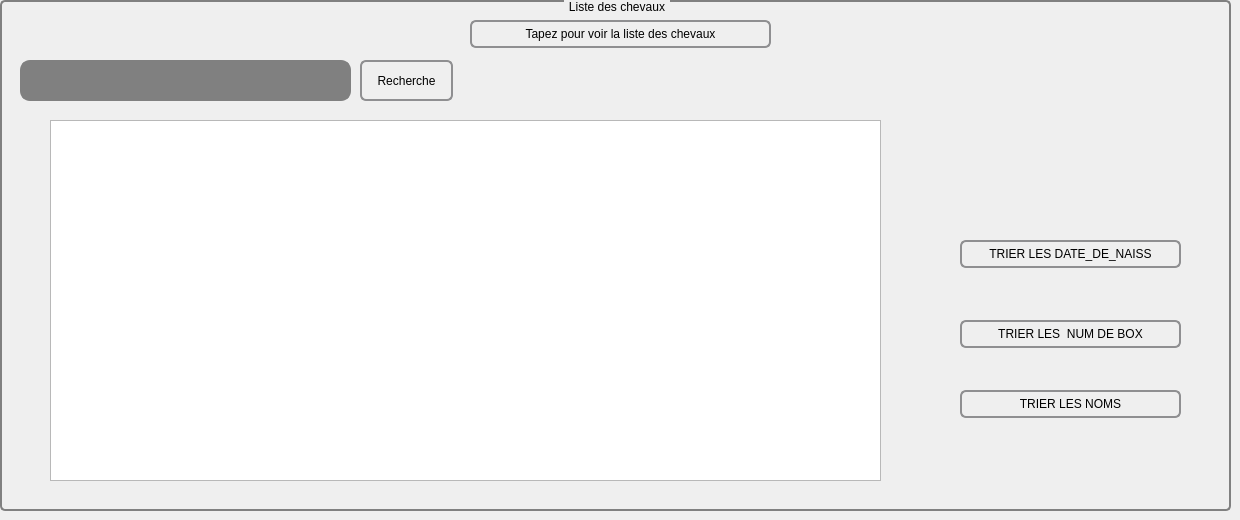
        <widget class="QWidget" name="tab_4">
         <attribute name="title">
          <string>Afficher </string>
         </attribute>
         <widget class="QGroupBox" name="groupBox_7">
          <property name="geometry">
           <rect>
            <x>0</x>
            <y>0</y>
            <width>1231</width>
            <height>511</height>
           </rect>
          </property>
          <property name="styleSheet">
           <string notr="true">QGroupBox {
    background-color: qlineargradient(x1: 0, y1: 0, x2: 0, y2: 1,
                                      stop: 0 #E0E0E0, stop: 1 #FFFFFF);
    border: 2px solid gray;
    border-radius: 5px;
    margin-top: 1ex; /* leave space at the top for the title */
}

QGroupBox::title {
    subcontrol-origin: margin;
    subcontrol-position: top center; /* position at the top center */
    padding: 0 3px;
    background-color: qlineargradient(x1: 0, y1: 0, x2: 0, y2: 1,
                                      stop: 0 #FF0ECE, stop: 1 #FFFFFF);
}

</string>
          </property>
          <property name="title">
           <string>Liste des chevaux</string>
          </property>
          <widget class="QPushButton" name="QUITTER_2">
           <property name="geometry">
            <rect>
             <x>1150</x>
             <y>530</y>
             <width>93</width>
             <height>28</height>
            </rect>
           </property>
           <property name="styleSheet">
            <string notr="true">QPushButton {
    border: 2px solid #8f8f91;
    border-radius: 6px;
    background-color: qlineargradient(x1: 0, y1: 0, x2: 0, y2: 1,
                                      stop: 0 #f6f7fa, stop: 1 #dadbde);
    min-width: 80px;
}

QPushButton:pressed {
    background-color: qlineargradient(x1: 0, y1: 0, x2: 0, y2: 1,
                                      stop: 0 #dadbde, stop: 1 #f6f7fa);
}

QPushButton:flat {
    border: none; /* no border for a flat push button */
}

QPushButton:default {
    border-color: navy; /* make the default button prominent */
}</string>
           </property>
           <property name="text">
            <string>QUITTER</string>
           </property>
          </widget>
          <widget class="QPushButton" name="afficher_cheval">
           <property name="geometry">
            <rect>
             <x>470</x>
             <y>20</y>
             <width>301</width>
             <height>28</height>
            </rect>
           </property>
           <property name="styleSheet">
            <string notr="true">QPushButton {
    border: 2px solid #8f8f91;
    border-radius: 6px;
    background-color: qlineargradient(x1: 0, y1: 0, x2: 0, y2: 1,
                                      stop: 0 #f6f7fa, stop: 1 #dadbde);
    min-width: 80px;
}

QPushButton:pressed {
    background-color: qlineargradient(x1: 0, y1: 0, x2: 0, y2: 1,
                                      stop: 0 #dadbde, stop: 1 #f6f7fa);
}

QPushButton:flat {
    border: none; /* no border for a flat push button */
}

QPushButton:default {
    border-color: navy; /* make the default button prominent */
}</string>
           </property>
           <property name="text">
            <string>Tapez pour voir la liste des chevaux</string>
           </property>
          </widget>
          <widget class="QPushButton" name="recherche_chev">
           <property name="geometry">
            <rect>
             <x>360</x>
             <y>60</y>
             <width>93</width>
             <height>41</height>
            </rect>
           </property>
           <property name="styleSheet">
            <string notr="true">QPushButton {
	
	
    border: 2px solid #8f8f91;
    border-radius: 6px;
    background-color: qlineargradient(x1: 0, y1: 0, x2: 0, y2: 1,
                                      stop: 0 #f6f7fa, stop: 1 #dadbde);
    min-width: 80px;
}

QPushButton:pressed {
    background-color: qlineargradient(x1: 0, y1: 0, x2: 0, y2: 1,
                                      stop: 0 #dadbde, stop: 1 #f6f7fa);
}

QPushButton:flat {
    border: none; /* no border for a flat push button */
}

QPushButton:default {
    border-color: navy; /* make the default button prominent */
}</string>
           </property>
           <property name="text">
            <string>Recherche</string>
           </property>
           <property name="icon">
            <iconset resource="imagee.qrc">
             <normaloff>:/recherche.png</normaloff>:/recherche.png</iconset>
           </property>
          </widget>
          <widget class="QPushButton" name="PUSH_BUTTON_TRI_DATE_NAISS">
           <property name="geometry">
            <rect>
             <x>960</x>
             <y>240</y>
             <width>221</width>
             <height>28</height>
            </rect>
           </property>
           <property name="styleSheet">
            <string notr="true">QPushButton {
	font: 10pt &quot;MS Shell Dlg 2&quot;;
	font: 6pt &quot;MS Shell Dlg 2&quot;;
    border: 2px solid #8f8f91;
    border-radius: 6px;
    background-color: qlineargradient(x1: 0, y1: 0, x2: 0, y2: 1,
                                      stop: 0 #f6f7fa, stop: 1 #dadbde);
    min-width: 80px;
}

QPushButton:pressed {
    background-color: qlineargradient(x1: 0, y1: 0, x2: 0, y2: 1,
                                      stop: 0 #dadbde, stop: 1 #f6f7fa);
}

QPushButton:flat {
    border: none; /* no border for a flat push button */
}

QPushButton:default {
    border-color: navy; /* make the default button prominent */
}</string>
           </property>
           <property name="text">
            <string>TRIER LES DATE_DE_NAISS</string>
           </property>
           <property name="icon">
            <iconset resource="imagee.qrc">
             <normaloff>:/tri.png</normaloff>:/tri.png</iconset>
           </property>
          </widget>
          <widget class="QLineEdit" name="lineEdit_recherche">
           <property name="geometry">
            <rect>
             <x>20</x>
             <y>60</y>
             <width>331</width>
             <height>41</height>
            </rect>
           </property>
           <property name="styleSheet">
            <string notr="true">QLineEdit {
    border: 2px solid gray;
    border-radius: 10px;
    padding: 0 8px;
    background: grey;
    selection-background-color: darkgray;
}
</string>
           </property>
          </widget>
          <widget class="QTableView" name="tableView_2">
           <property name="geometry">
            <rect>
             <x>50</x>
             <y>120</y>
             <width>831</width>
             <height>361</height>
            </rect>
           </property>
           <property name="styleSheet">
            <string notr="true">QTableView {
    selection-background-color: qlineargradient(x1: 0, y1: 0, x2: 0.5, y2: 0.5,
                                stop: 0 #FF92BB, stop: 1 white);
}
</string>
           </property>
          </widget>
          <widget class="QPushButton" name="pushButton_TRI_NUM_BOX">
           <property name="geometry">
            <rect>
             <x>960</x>
             <y>320</y>
             <width>221</width>
             <height>28</height>
            </rect>
           </property>
           <property name="styleSheet">
            <string notr="true">QPushButton {
	font: 11pt &quot;MS Shell Dlg 2&quot;;
	font: 10pt &quot;MS Shell Dlg 2&quot;;
	font: 6pt &quot;MS Shell Dlg 2&quot;;
    border: 2px solid #8f8f91;
    border-radius: 6px;
    background-color: qlineargradient(x1: 0, y1: 0, x2: 0, y2: 1,
                                      stop: 0 #f6f7fa, stop: 1 #dadbde);
    min-width: 80px;
}

QPushButton:pressed {
    background-color: qlineargradient(x1: 0, y1: 0, x2: 0, y2: 1,
                                      stop: 0 #dadbde, stop: 1 #f6f7fa);
}

QPushButton:flat {
    border: none; /* no border for a flat push button */
}

QPushButton:default {
    border-color: navy; /* make the default button prominent */
}
</string>
           </property>
           <property name="text">
            <string>TRIER LES  NUM DE BOX</string>
           </property>
           <property name="icon">
            <iconset resource="imagee.qrc">
             <normaloff>:/tri.png</normaloff>:/tri.png</iconset>
           </property>
          </widget>
          <widget class="QPushButton" name="pushButton_TRI_NOM">
           <property name="geometry">
            <rect>
             <x>960</x>
             <y>390</y>
             <width>221</width>
             <height>28</height>
            </rect>
           </property>
           <property name="styleSheet">
            <string notr="true">QPushButton {
	font: 6pt &quot;MS Shell Dlg 2&quot;;
    border: 2px solid #8f8f91;
    border-radius: 6px;
    background-color: qlineargradient(x1: 0, y1: 0, x2: 0, y2: 1,
                                      stop: 0 #f6f7fa, stop: 1 #dadbde);
    min-width: 80px;
}

QPushButton:pressed {
    background-color: qlineargradient(x1: 0, y1: 0, x2: 0, y2: 1,
                                      stop: 0 #dadbde, stop: 1 #f6f7fa);
}

QPushButton:flat {
    border: none; /* no border for a flat push button */
}

QPushButton:default {
    border-color: navy; /* make the default button prominent */
}</string>
           </property>
           <property name="text">
            <string>TRIER LES NOMS</string>
           </property>
           <property name="icon">
            <iconset resource="imagee.qrc">
             <normaloff>:/tri.png</normaloff>:/tri.png</iconset>
           </property>
          </widget>
          <widget class="QLabel" name="label_40">
           <property name="geometry">
            <rect>
             <x>970</x>
             <y>50</y>
             <width>171</width>
             <height>121</height>
            </rect>
           </property>
           <property name="styleSheet">
            <string notr="true">image: url(:/liste.png);</string>
           </property>
           <property name="text">
            <string/>
           </property>
          </widget>
         </widget>
        </widget>
